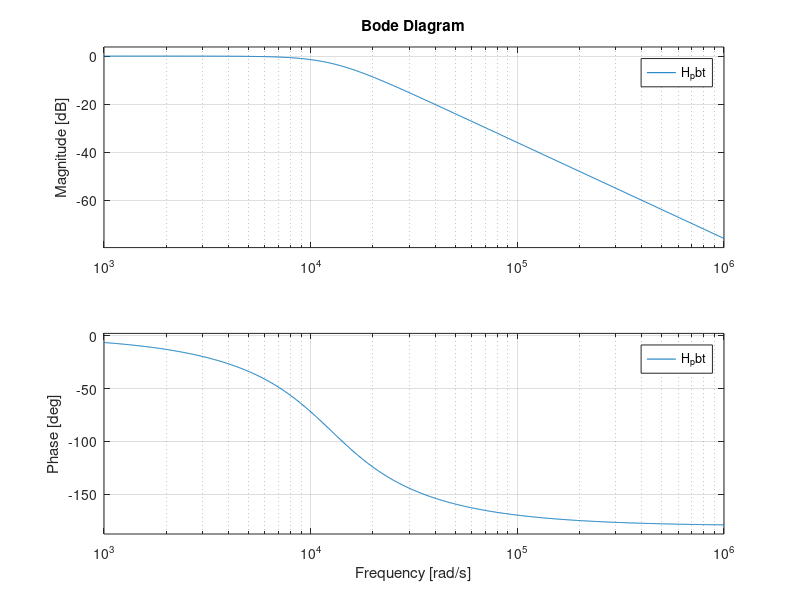
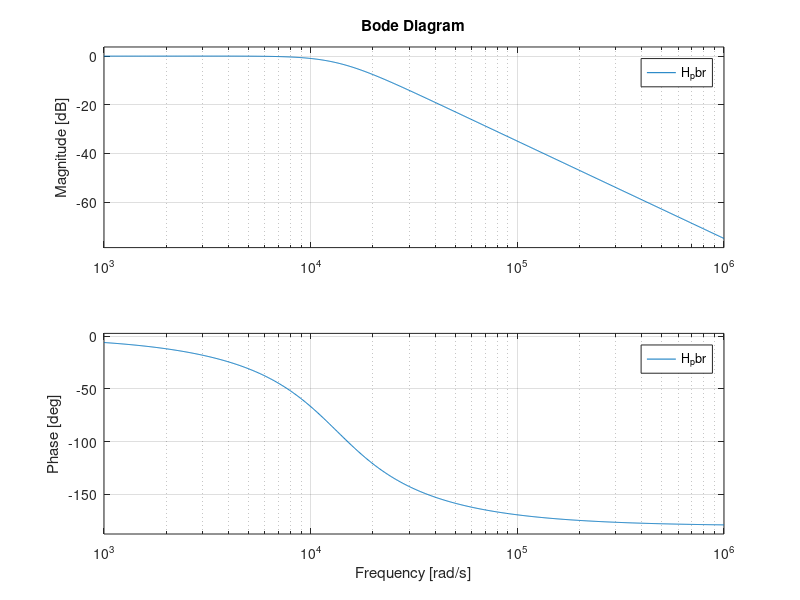
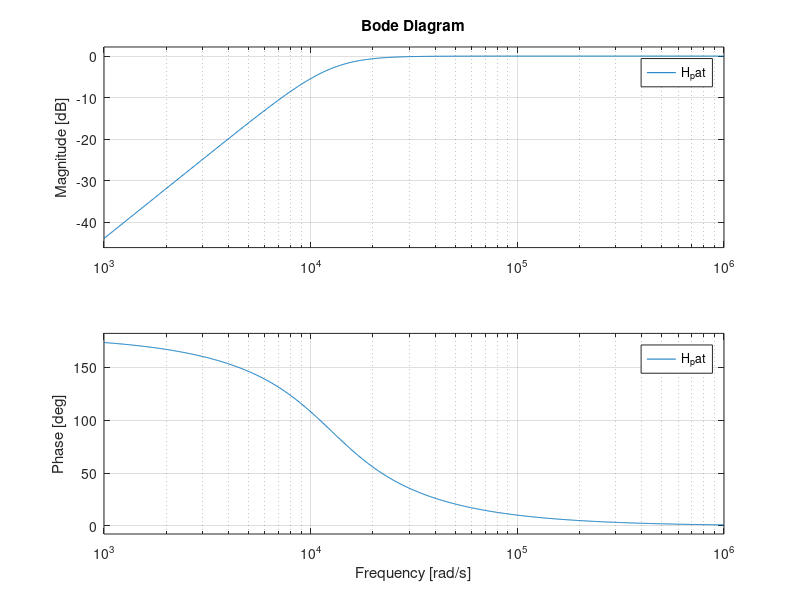
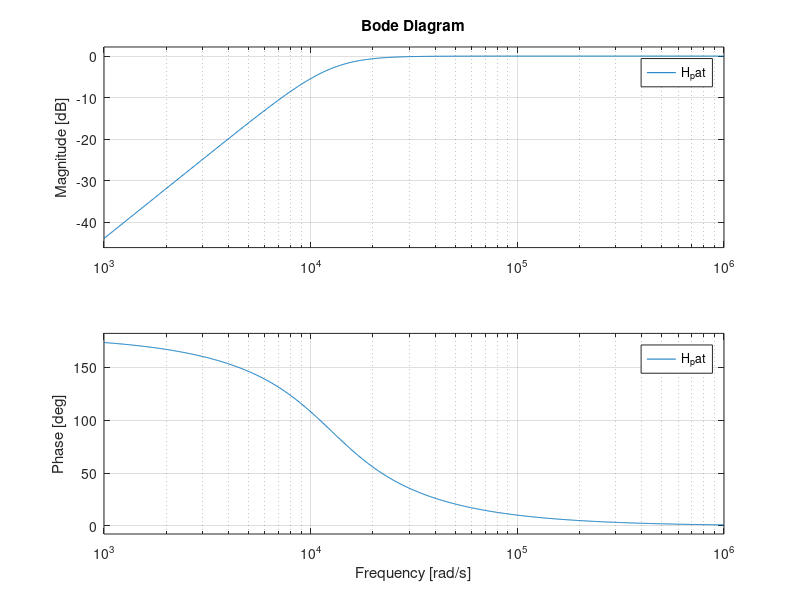

These figures' MATLAB source, in order:
clear;
clc;
close all;

% Filtro

% Variaveis de inicialização

f_corte = 2000; % frequencia de corte (Hz)
z = 8; % impedancia da carga

w = f_corte * 2 * pi; % frequencia de corte (rad/s)

% Vetor de indutores em valor comercial (mH)
indutores = [0.10, 0.12, 0.15, 0.18, 0.22, 0.27, ...
             0.33, 0.39, 0.47, 0.56, 0.68, 0.82, ...
             1.00, 1.20, 1.50, 1.80, 2.20, 2.70, ...
             3.30, 3.90, 4.70, 5.60, 6.80, 8.20, ...
             10.0, 12.0, 15.0];

% Vetor de capacitores em valor comercial (uF)
capacitores = [1.0, 1.2, 1.5, 1.8, 2.2, 2.7, ...
    3.3, 3.9, 4.7, 5.6, 6.8, 8.2, ...
    10, 12, 15, 18, 22, 27, ...
    33, 39, 47, 56, 68, 82, ...
    100];

% Equações de Indutância e Capacitancia obtidos a partir da análise
l = z * sqrt(2) / w;
c =  sqrt(2) / (2 * z * w);

% Achando o valor comercial mais proximo de L
[~, idxL] = min(abs(indutores - l * 10^3));
l_real = indutores(idxL) * 10^-3;

% Achando o valor comercial mais proximo de C
[~, idx] = min(abs(capacitores - c * 10^6));
c_real = capacitores(idx) * 10^-6;

% Imprime os valores teóricos e reais de Indutor e Capacitor
fprintf('Indutância Teorico (L): %.2f mH\n', l * 10^3);
fprintf('Indutância Real: %.2f mH\n', l_real * 10^3);
fprintf('Capacitância Teorico (C): %.2f uF\n', c * 10^6);
fprintf('Capacitancia Real: %.2f uF\n', c_real * 10^6);

% Diagramas de Bode

% Passa-baixas Teorico
% Funções de transferência
Npbt = [1/(l * c)];
Dpbt = [1, 1/(z * c), 1/(l * c)];
H_pbt = tf(Npbt, Dpbt);

% Bode
figure;
title("Diagrama de Bode - Passa-Baixas Teorico");
bode(H_pbt);

grid on;

% Passa-baixas Real
% Funções de transferência
Npbr = [1/(l_real * c_real)];
Dpbr = [1, 1/(z * c_real), 1/(l_real * c_real)];
H_pbr = tf(Npbr, Dpbr);

%Bode
figure;
title("Diagrama de Bode - Passa-Baixas Real");
bode(H_pbr);

grid on;

% Passa-altas Teorico

% Função de transferência
Dpat = [1, 1/(z * c), 1/(l * c)];
H_pat = tf([1, 0, 0], Dpat);

% Bode
figure;
title("Diagrama de Bode - Passa-altas Teorico");
bode(H_pat);

grid on;

%Passa-altas Real

% Função de Transferência
Dpar = [1, 1/(z * c_real), 1/(l_real * c_real)];
H_par = tf([1, 0, 0], Dpar);

% Bode
figure;
title("Diagrama de Bode - Passa-altas Real");
bode(H_pat);

grid on;
